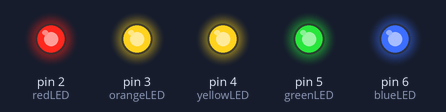
Recording of a sketch running on a simulated Arduino Uno, built with avr-gcc and run on an emulated ATmega328P. On the bench: output pins drawn as LEDs (lit = HIGH).

Above: at 0.5 s.
At 1.5 s:
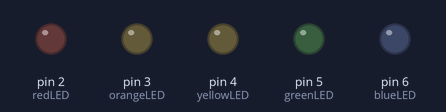
At 2.3 s:
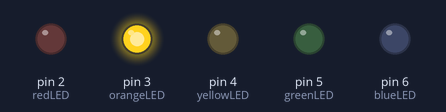
At 2.7 s:
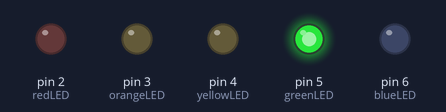
At 3.3 s:
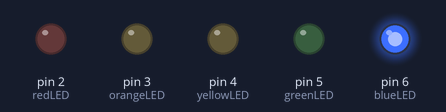
At 4.1 s:
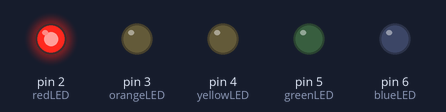
Timing chart, 0 to 5.7 s (numbered marks = the images above):
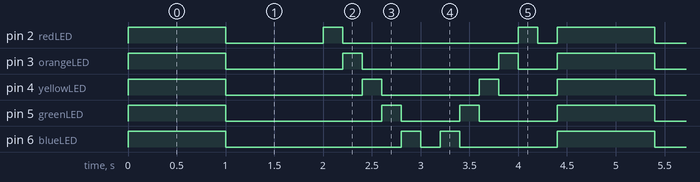

Measured:
- by itself, pin 2 (redLED): repeats every 4.4 s: LOW 1.0 s, HIGH 0.20 s, LOW 1.8 s, HIGH 0.20 s, LOW 0.20 s, HIGH 1.0 s
- by itself, pin 3 (orangeLED): repeats every 4.4 s: LOW 1.2 s, HIGH 0.20 s, LOW 1.4 s, HIGH 0.20 s, LOW 0.40 s, HIGH 1.0 s
- by itself, pin 4 (yellowLED): repeats every 4.4 s: LOW 1.4 s, HIGH 0.20 s, LOW 1.0 s, HIGH 0.20 s, LOW 0.60 s, HIGH 1.0 s
- by itself, pin 5 (greenLED): repeats every 4.4 s: LOW 1.6 s, HIGH 0.20 s, LOW 0.60 s, HIGH 0.20 s, LOW 0.80 s, HIGH 1.0 s
- by itself, pin 6 (blueLED): repeats every 4.4 s: LOW 1.8 s, HIGH 0.20 s, LOW 0.20 s, HIGH 0.20 s, LOW 1.0 s, HIGH 1.0 s

The sketch:

starter.ino
```cpp
int redLED = 2;
int orangeLED = 3;
int yellowLED = 4;
int greenLED = 5;
int blueLED = 6;

void setup()
{
    pinMode(redLED, OUTPUT);
    pinMode(orangeLED, OUTPUT);
    pinMode(yellowLED, OUTPUT);
    pinMode(greenLED, OUTPUT);
    pinMode(blueLED, OUTPUT);
}

void loop()
{
    // ON: Turn all LEDs on at the same time
    digitalWrite(redLED, HIGH);
    digitalWrite(orangeLED, HIGH);
    digitalWrite(yellowLED, HIGH);
    digitalWrite(greenLED, HIGH);
    digitalWrite(blueLED, HIGH);
    delay(1000); // Wait for 1s

    // OFF: Turn all LEDs off at the same time
    digitalWrite(redLED, LOW);
    digitalWrite(orangeLED, LOW);
    digitalWrite(yellowLED, LOW);
    digitalWrite(greenLED, LOW);
    digitalWrite(blueLED, LOW);
    delay(1000); // Wait for 1s

    // Flow from left to right: Turn on one LED
    // at a time from the leftmost LED to the rightmost
    digitalWrite(redLED, HIGH);
    delay(200);
    digitalWrite(redLED, LOW);
    digitalWrite(orangeLED, HIGH);
    delay(200);
    digitalWrite(orangeLED, LOW);
    digitalWrite(yellowLED, HIGH);
    delay(200);
    digitalWrite(yellowLED, LOW);
    digitalWrite(greenLED, HIGH);
    delay(200);
    digitalWrite(greenLED, LOW);
    digitalWrite(blueLED, HIGH);
    delay(200);
    digitalWrite(blueLED, LOW);
    delay(200);

    // Flow from right to left: Turn on one LED
    // at a time from the rightmost LED to the leftmost
    digitalWrite(blueLED, HIGH);
    delay(200);
    digitalWrite(blueLED, LOW);
    digitalWrite(greenLED, HIGH);
    delay(200);
    digitalWrite(greenLED, LOW);
    digitalWrite(yellowLED, HIGH);
    delay(200);
    digitalWrite(yellowLED, LOW);
    digitalWrite(orangeLED, HIGH);
    delay(200);
    digitalWrite(orangeLED, LOW);
    digitalWrite(redLED, HIGH);
    delay(200);
    digitalWrite(redLED, LOW);
    delay(200);
}
```
